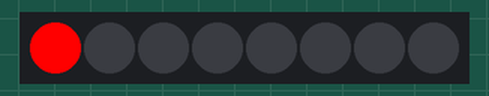
The sketch below on a simulated Arduino Uno, built with avr-gcc and run on an emulated ATmega328P. Parts: 8 RGB LEDs in strip order, left to right.

Above: at 0.05 s.
At 9.72 s:
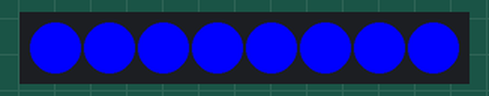
At 17.17 s:
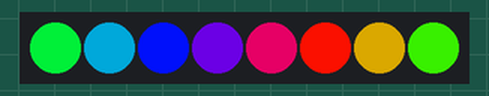
At 24.64 s:
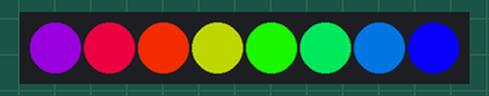
At 32.11 s:
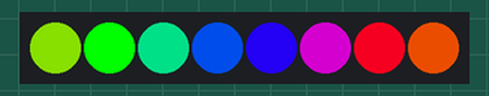
At 39.57 s:
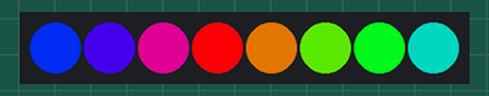
Timing chart, 0 to 40.0 s (numbered marks = the images above):
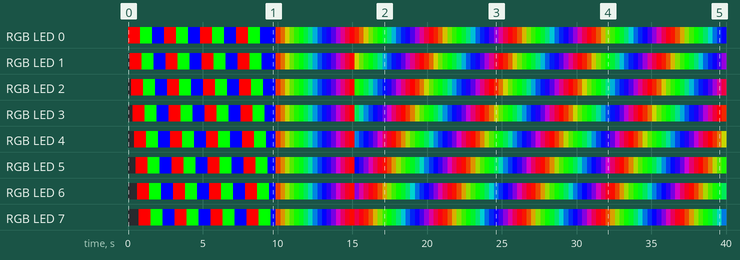

The sketch:

Striscia_Arduino.ino
```cpp
#include <Adafruit_NeoPixel.h>
#define pin_out 4
#define num_led 8

Adafruit_NeoPixel strip = Adafruit_NeoPixel(num_led, pin_out, NEO_GRB + NEO_KHZ800);


void setup()
{
  strip.begin();
  strip.show(); // Initialize all pixels to 'off'
}

void loop()
{
  // Some example procedures showing how to display to the pixels:
  for(byte y = 1; y < 5; y++)
  {
    colorWipe(strip.Color(255, 0, 0), 100); // Red
    colorWipe(strip.Color(0, 255, 0), 100); // Green
    colorWipe(strip.Color(0, 0, 255), 100); // Blue
  }
  rainbow(20);
  rainbowCycle(20);
}

// Fill the dots one after the other with a color
void colorWipe(uint32_t c, uint8_t wait)
{
  for(uint16_t i=0; i<strip.numPixels(); i++)
  {
    strip.setPixelColor(i, c);
    strip.show();
    delay(wait);
  }
}

void rainbow(uint8_t wait) {
  uint16_t i, j;

  for(j=0; j<256; j++) {
    for(i=0; i<strip.numPixels(); i++)
    {
      strip.setPixelColor(i, Wheel((i+j) & 255));
    }
    strip.show();
    delay(wait);
  }
}

// Slightly different, this makes the rainbow equally distributed throughout
void rainbowCycle(uint8_t wait)
{
  uint16_t i, j;

  for(j=0; j<256*5; j++)
  { // 5 cycles of all colors on wheel
    for(i=0; i< strip.numPixels(); i++)
    {
      strip.setPixelColor(i, Wheel(((i * 256 / strip.numPixels()) + j) & 255));
    }
    strip.show();
    delay(wait);
  }
}

// Input a value 0 to 255 to get a color value.
// The colours are a transition r - g - b - back to r.
uint32_t Wheel(byte WheelPos) {
  WheelPos = 255 - WheelPos;
  if(WheelPos < 85) {
    return strip.Color(255 - WheelPos * 3, 0, WheelPos * 3);
  }
  if(WheelPos < 170) {
    WheelPos -= 85;
    return strip.Color(0, WheelPos * 3, 255 - WheelPos * 3);
  }
  WheelPos -= 170;
  return strip.Color(WheelPos * 3, 255 - WheelPos * 3, 0);
}
```

Measured:
- by itself, RGB LED 0: off → RGB(255, 0, 0) at 0.00 s, → RGB(0, 255, 0) 0.80 s later, → RGB(0, 0, 255) 0.80 s later, → RGB(255, 0, 0) 0.80 s later, … (109 changes in this stretch)
- by itself, RGB LED 1: off → RGB(255, 0, 0) at 0.10 s, → RGB(0, 255, 0) 0.80 s later, → RGB(0, 0, 255) 0.80 s later, → RGB(255, 0, 0) 0.80 s later, … (109 changes in this stretch)
